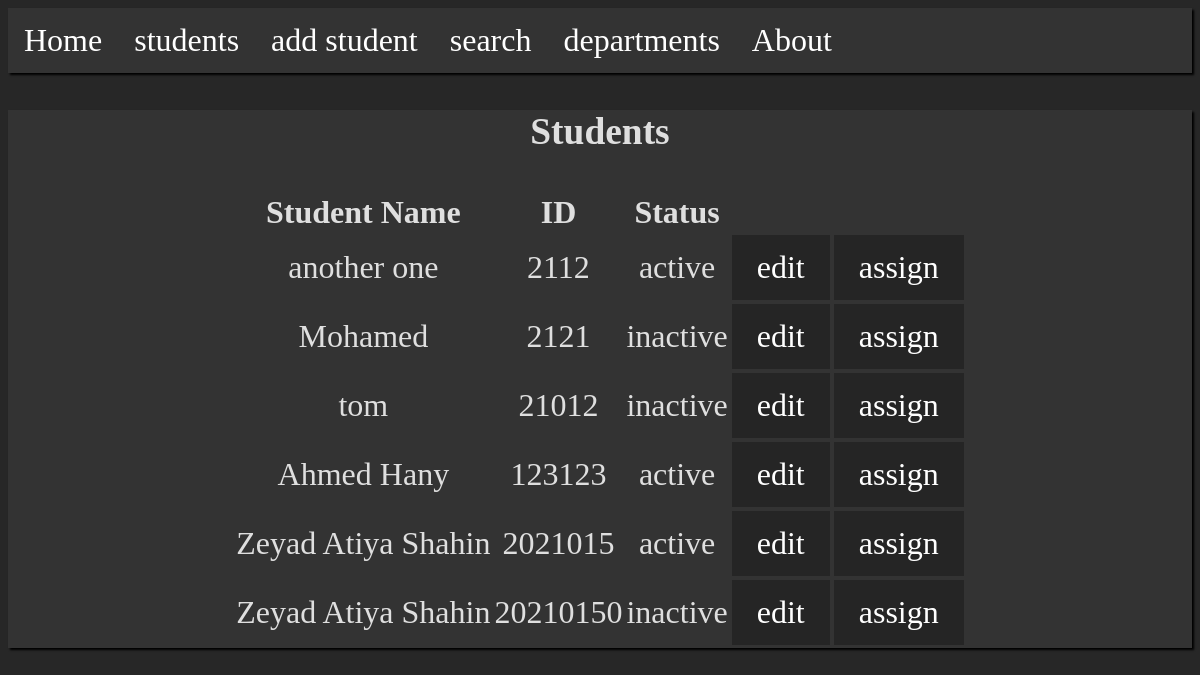
The page /student/list on the database its author committed.
### management/models.py (models this page shows, shortened)
class Student(models.Model):
	GENDER_CHOICES = (
		('M', 'Male'),
		('F', 'Female'),
	)
	STATUS_CHOICES = (
		("active", "active"),
		("inactive", "inactive")
	)
	LEVEL_CHOICES = (
		("1", "First Level"),
		("2", "Second Level"),
		("3", "Third Level"),
		("4", "Fourth Level"),
	)
	id = models.PositiveIntegerField(primary_key=True)
	name = models.CharField(max_length=200, null=False)
	email = models.EmailField(max_length = 254, null=True)
	date_of_birth = models.DateField(max_length=12, null=False)
	gpa = models.DecimalField(decimal_places=6, max_digits=7)
	gender = models.CharField(max_length=1, choices=GENDER_CHOICES, null=False)
	level = models.CharField(max_length=10, choices=LEVEL_CHOICES, default='1', null=False)
	status = models.CharField(max_length=10, choices=STATUS_CHOICES, null=False)
	department = models.ForeignKey(Department, on_delete=models.DO_NOTHING, default=5)
	mobile_number = models.CharField(max_length=12, null=True)

### management/views.py (the view)
# urls.py: path('student/list', views.student_list, name="student_list"),
def student_list(request):
	context = {}
	context['student_list'] = Student.objects.all().order_by('id')
	return render(request, 'management/student_list.html', context)

### management/templates/management/student_list.html (shortened to what this page needs)
{% extends "management/base.html" %}
{% block content %}
	<div class="container center">
		<h3 class="center">Students</h3>
		<div>
			<table style="margin: auto;">
				<tr >
					<th>Student Name</th>
					<th>ID</th>
					<th>Status</th>
				</tr>
				{% for student in student_list %}
				<tr id="student-item">
					<td class="student-data">{{student.name}}</td>
					<td class="student-data">{{student.id}}</td>
					<td class="student-data">{{student.status}}</td>
					<td class="student-data">
						<a class="a-button" href="{% url 'student_edit' student.id %}">edit</button>
					</td>
					<td class="student-data">
						<a class="a-button" href="{% url 'student_edit' student.id %}">assign</button>
					</td>
				</tr>
				{% endfor %}
			</table>
		</div>
	</div>
{% endblock content%}

### management/templates/management/base.html (shortened to what this page needs)
{% load static %}
<!DOCTYPE html>
<html lang="en">
<head>
    <link rel="stylesheet" href="{% static 'style.css'%}">
</head>
<body>
	    <div class="container" style="margin: 0px;">
		<ul id="navbar">
			<li id="nav-item"><a href="{% url 'home' %}">Home</a></li>
			<li id="nav-item"><a href="{% url 'student_list' %}">students</a></li>
			<li id="nav-item"><a href="{% url 'student_add' %}">add student</a></li>
			<li id="nav-item"><a href="{% url 'search' %}">search</a></li>
			<li id="nav-item"><a href="{% url 'departments' %}">departments</a></li>
			<li id="nav-item"><a href="{% url 'about' %}">About</a></li>
		</ul>
    </div>
    <div id="content">
        {% block content %}{% endblock %}
    </div>
</body>
</html>

### management/static/style.css (style rules this page uses)
body, #content { background-color: #272727; color: rgb(223, 223, 223); font-size: xx-large; }
.container { margin-top: 2vw; background-color: #333; box-shadow: 2px 2px 2px rgb(0, 0, 0); }
#navbar { list-style-type: none; margin: 0; padding: 0; overflow: hidden; }
#nav-item { float: left; }
#nav-item a { display: block; text-align: center; padding: 14px 16px; color: white; text-decoration: none; }
.center { text-align: center; }
.a-button:link, .a-button:visited { background-color: rgb(37, 37, 37); color: white; padding: 14px 25px; text-align: center; text-decoration: none; display: inline-block; }

### rows shown on the page
Student: name "another one", id "2112", status "active"
Student: name "Mohamed", id "2121", status "inactive"
Student: name "tom", id "21012", status "inactive"
Student: name "Ahmed Hany", id "123123", status "active"
Student: name "Zeyad Atiya Shahin", id "2021015", status "active"
Student: name "Zeyad Atiya Shahin", id "20210150", status "inactive"
